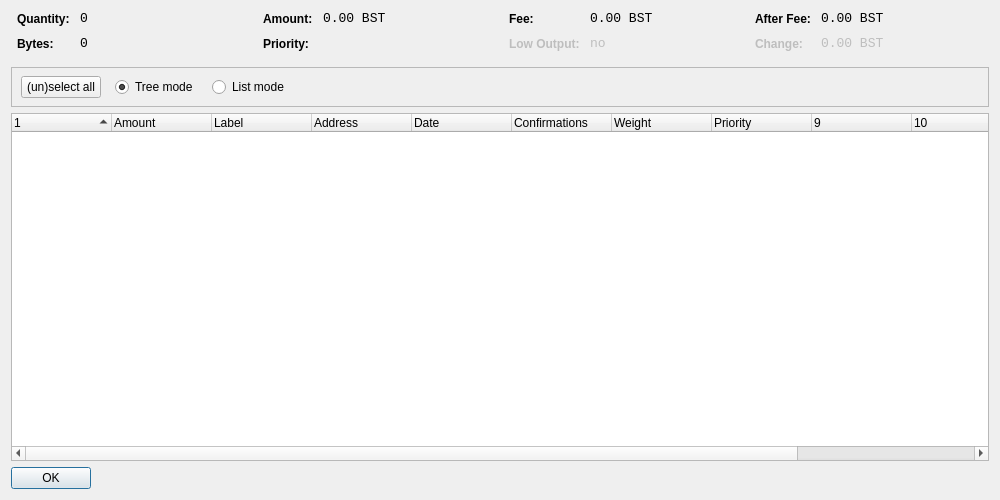
<?xml version="1.0" encoding="UTF-8"?>
<ui version="4.0">
 <class>CoinControlDialog</class>
 <widget class="QWidget" name="CoinControlDialog">
  <property name="geometry">
   <rect>
    <x>0</x>
    <y>0</y>
    <width>1000</width>
    <height>500</height>
   </rect>
  </property>
  <property name="windowTitle">
   <string>Coin Control</string>
  </property>
  <layout class="QVBoxLayout" name="verticalLayout">
   <item>
    <layout class="QHBoxLayout" name="horizontalLayoutTop" stretch="0,0,0,0">
     <property name="topMargin">
      <number>0</number>
     </property>
     <property name="bottomMargin">
      <number>10</number>
     </property>
     <item>
      <layout class="QFormLayout" name="formLayoutCoinControl1">
       <property name="horizontalSpacing">
        <number>10</number>
       </property>
       <property name="verticalSpacing">
        <number>10</number>
       </property>
       <property name="leftMargin">
        <number>6</number>
       </property>
       <property name="rightMargin">
        <number>6</number>
       </property>
       <item row="0" column="0">
        <widget class="QLabel" name="labelCoinControlQuantityText">
         <property name="styleSheet">
          <string notr="true">font-weight:bold;</string>
         </property>
         <property name="text">
          <string>Quantity:</string>
         </property>
        </widget>
       </item>
       <item row="0" column="1">
        <widget class="QLabel" name="labelCoinControlQuantity">
         <property name="font">
          <font>
           <family>Monospace</family>
           <pointsize>10</pointsize>
          </font>
         </property>
         <property name="cursor">
          <cursorShape>IBeamCursor</cursorShape>
         </property>
         <property name="contextMenuPolicy">
          <enum>Qt::ActionsContextMenu</enum>
         </property>
         <property name="text">
          <string notr="true">0</string>
         </property>
         <property name="textInteractionFlags">
          <set>Qt::LinksAccessibleByMouse|Qt::TextSelectableByKeyboard|Qt::TextSelectableByMouse</set>
         </property>
        </widget>
       </item>
       <item row="1" column="0">
        <widget class="QLabel" name="labelCoinControlBytesText">
         <property name="styleSheet">
          <string notr="true">font-weight:bold;</string>
         </property>
         <property name="text">
          <string>Bytes:</string>
         </property>
        </widget>
       </item>
       <item row="1" column="1">
        <widget class="QLabel" name="labelCoinControlBytes">
         <property name="font">
          <font>
           <family>Monospace</family>
           <pointsize>10</pointsize>
          </font>
         </property>
         <property name="cursor">
          <cursorShape>IBeamCursor</cursorShape>
         </property>
         <property name="contextMenuPolicy">
          <enum>Qt::ActionsContextMenu</enum>
         </property>
         <property name="text">
          <string notr="true">0</string>
         </property>
         <property name="textInteractionFlags">
          <set>Qt::LinksAccessibleByMouse|Qt::TextSelectableByKeyboard|Qt::TextSelectableByMouse</set>
         </property>
        </widget>
       </item>
      </layout>
     </item>
     <item>
      <layout class="QFormLayout" name="formLayoutCoinControl2">
       <property name="horizontalSpacing">
        <number>10</number>
       </property>
       <property name="verticalSpacing">
        <number>10</number>
       </property>
       <property name="leftMargin">
        <number>6</number>
       </property>
       <property name="rightMargin">
        <number>6</number>
       </property>
       <item row="0" column="0">
        <widget class="QLabel" name="labelCoinControlAmountText">
         <property name="styleSheet">
          <string notr="true">font-weight:bold;</string>
         </property>
         <property name="text">
          <string>Amount:</string>
         </property>
        </widget>
       </item>
       <item row="0" column="1">
        <widget class="QLabel" name="labelCoinControlAmount">
         <property name="font">
          <font>
           <family>Monospace</family>
           <pointsize>10</pointsize>
          </font>
         </property>
         <property name="cursor">
          <cursorShape>IBeamCursor</cursorShape>
         </property>
         <property name="contextMenuPolicy">
          <enum>Qt::ActionsContextMenu</enum>
         </property>
         <property name="text">
          <string notr="true">0.00 BST</string>
         </property>
         <property name="textInteractionFlags">
          <set>Qt::LinksAccessibleByMouse|Qt::TextSelectableByKeyboard|Qt::TextSelectableByMouse</set>
         </property>
        </widget>
       </item>
       <item row="1" column="0">
        <widget class="QLabel" name="labelCoinControlPriorityText">
         <property name="styleSheet">
          <string notr="true">font-weight:bold;</string>
         </property>
         <property name="text">
          <string>Priority:</string>
         </property>
        </widget>
       </item>
       <item row="1" column="1">
        <widget class="QLabel" name="labelCoinControlPriority">
         <property name="font">
          <font>
           <family>Monospace</family>
           <pointsize>10</pointsize>
          </font>
         </property>
         <property name="cursor">
          <cursorShape>IBeamCursor</cursorShape>
         </property>
         <property name="contextMenuPolicy">
          <enum>Qt::ActionsContextMenu</enum>
         </property>
         <property name="text">
          <string/>
         </property>
         <property name="textInteractionFlags">
          <set>Qt::LinksAccessibleByMouse|Qt::TextSelectableByKeyboard|Qt::TextSelectableByMouse</set>
         </property>
        </widget>
       </item>
      </layout>
     </item>
     <item>
      <layout class="QFormLayout" name="formLayoutCoinControl3">
       <property name="horizontalSpacing">
        <number>10</number>
       </property>
       <property name="verticalSpacing">
        <number>10</number>
       </property>
       <property name="leftMargin">
        <number>6</number>
       </property>
       <property name="rightMargin">
        <number>6</number>
       </property>
       <item row="0" column="0">
        <widget class="QLabel" name="labelCoinControlFeeText">
         <property name="styleSheet">
          <string notr="true">font-weight:bold;</string>
         </property>
         <property name="text">
          <string>Fee:</string>
         </property>
        </widget>
       </item>
       <item row="0" column="1">
        <widget class="QLabel" name="labelCoinControlFee">
         <property name="font">
          <font>
           <family>Monospace</family>
           <pointsize>10</pointsize>
          </font>
         </property>
         <property name="cursor">
          <cursorShape>IBeamCursor</cursorShape>
         </property>
         <property name="contextMenuPolicy">
          <enum>Qt::ActionsContextMenu</enum>
         </property>
         <property name="text">
          <string notr="true">0.00 BST</string>
         </property>
         <property name="textInteractionFlags">
          <set>Qt::LinksAccessibleByMouse|Qt::TextSelectableByKeyboard|Qt::TextSelectableByMouse</set>
         </property>
        </widget>
       </item>
       <item row="1" column="0">
        <widget class="QLabel" name="labelCoinControlLowOutputText">
         <property name="enabled">
          <bool>false</bool>
         </property>
         <property name="styleSheet">
          <string notr="true">font-weight:bold;</string>
         </property>
         <property name="text">
          <string>Low Output:</string>
         </property>
        </widget>
       </item>
       <item row="1" column="1">
        <widget class="QLabel" name="labelCoinControlLowOutput">
         <property name="enabled">
          <bool>false</bool>
         </property>
         <property name="font">
          <font>
           <family>Monospace</family>
           <pointsize>10</pointsize>
          </font>
         </property>
         <property name="cursor">
          <cursorShape>IBeamCursor</cursorShape>
         </property>
         <property name="contextMenuPolicy">
          <enum>Qt::ActionsContextMenu</enum>
         </property>
         <property name="text">
          <string>no</string>
         </property>
         <property name="textInteractionFlags">
          <set>Qt::LinksAccessibleByMouse|Qt::TextSelectableByKeyboard|Qt::TextSelectableByMouse</set>
         </property>
        </widget>
       </item>
      </layout>
     </item>
     <item>
      <layout class="QFormLayout" name="formLayoutCoinControl4">
       <property name="horizontalSpacing">
        <number>10</number>
       </property>
       <property name="verticalSpacing">
        <number>10</number>
       </property>
       <property name="leftMargin">
        <number>6</number>
       </property>
       <property name="rightMargin">
        <number>6</number>
       </property>
       <item row="0" column="0">
        <widget class="QLabel" name="labelCoinControlAfterFeeText">
         <property name="styleSheet">
          <string notr="true">font-weight:bold;</string>
         </property>
         <property name="text">
          <string>After Fee:</string>
         </property>
        </widget>
       </item>
       <item row="0" column="1">
        <widget class="QLabel" name="labelCoinControlAfterFee">
         <property name="font">
          <font>
           <family>Monospace</family>
           <pointsize>10</pointsize>
          </font>
         </property>
         <property name="cursor">
          <cursorShape>IBeamCursor</cursorShape>
         </property>
         <property name="contextMenuPolicy">
          <enum>Qt::ActionsContextMenu</enum>
         </property>
         <property name="text">
          <string notr="true">0.00 BST</string>
         </property>
         <property name="textInteractionFlags">
          <set>Qt::LinksAccessibleByMouse|Qt::TextSelectableByKeyboard|Qt::TextSelectableByMouse</set>
         </property>
        </widget>
       </item>
       <item row="1" column="0">
        <widget class="QLabel" name="labelCoinControlChangeText">
         <property name="enabled">
          <bool>false</bool>
         </property>
         <property name="styleSheet">
          <string notr="true">font-weight:bold;</string>
         </property>
         <property name="text">
          <string>Change:</string>
         </property>
        </widget>
       </item>
       <item row="1" column="1">
        <widget class="QLabel" name="labelCoinControlChange">
         <property name="enabled">
          <bool>false</bool>
         </property>
         <property name="font">
          <font>
           <family>Monospace</family>
           <pointsize>10</pointsize>
          </font>
         </property>
         <property name="cursor">
          <cursorShape>IBeamCursor</cursorShape>
         </property>
         <property name="contextMenuPolicy">
          <enum>Qt::ActionsContextMenu</enum>
         </property>
         <property name="text">
          <string notr="true">0.00 BST</string>
         </property>
         <property name="textInteractionFlags">
          <set>Qt::LinksAccessibleByMouse|Qt::TextSelectableByKeyboard|Qt::TextSelectableByMouse</set>
         </property>
        </widget>
       </item>
      </layout>
     </item>
    </layout>
   </item>
   <item>
    <widget class="QFrame" name="frame">
     <property name="minimumSize">
      <size>
       <width>0</width>
       <height>40</height>
      </size>
     </property>
     <property name="frameShape">
      <enum>QFrame::StyledPanel</enum>
     </property>
     <property name="frameShadow">
      <enum>QFrame::Sunken</enum>
     </property>
     <widget class="QWidget" name="horizontalLayoutWidget">
      <property name="geometry">
       <rect>
        <x>10</x>
        <y>0</y>
        <width>781</width>
        <height>41</height>
       </rect>
      </property>
      <layout class="QHBoxLayout" name="horizontalLayoutPanel" stretch="0,0,0,0">
       <property name="spacing">
        <number>14</number>
       </property>
       <item>
        <widget class="QPushButton" name="pushButtonSelectAll">
         <property name="sizePolicy">
          <sizepolicy hsizetype="Maximum" vsizetype="Fixed">
           <horstretch>0</horstretch>
           <verstretch>0</verstretch>
          </sizepolicy>
         </property>
         <property name="text">
          <string>(un)select all</string>
         </property>
        </widget>
       </item>
       <item>
        <widget class="QRadioButton" name="radioTreeMode">
         <property name="sizePolicy">
          <sizepolicy hsizetype="Maximum" vsizetype="Fixed">
           <horstretch>0</horstretch>
           <verstretch>0</verstretch>
          </sizepolicy>
         </property>
         <property name="text">
          <string>Tree mode</string>
         </property>
         <property name="checked">
          <bool>true</bool>
         </property>
        </widget>
       </item>
       <item>
        <widget class="QRadioButton" name="radioListMode">
         <property name="sizePolicy">
          <sizepolicy hsizetype="Maximum" vsizetype="Fixed">
           <horstretch>0</horstretch>
           <verstretch>0</verstretch>
          </sizepolicy>
         </property>
         <property name="text">
          <string>List mode</string>
         </property>
        </widget>
       </item>
       <item>
        <spacer name="horizontalSpacer">
         <property name="orientation">
          <enum>Qt::Horizontal</enum>
         </property>
         <property name="sizeHint" stdset="0">
          <size>
           <width>40</width>
           <height>20</height>
          </size>
         </property>
        </spacer>
       </item>
      </layout>
     </widget>
    </widget>
   </item>
   <item>
    <widget class="CoinControlTreeWidget" name="treeWidget">
     <property name="contextMenuPolicy">
      <enum>Qt::CustomContextMenu</enum>
     </property>
     <property name="sortingEnabled">
      <bool>false</bool>
     </property>
     <property name="columnCount">
      <number>12</number>
     </property>
     <attribute name="headerShowSortIndicator" stdset="0">
      <bool>true</bool>
     </attribute>
     <attribute name="headerStretchLastSection">
      <bool>false</bool>
     </attribute>
     <column>
      <property name="text">
       <string/>
      </property>
     </column>
     <column>
      <property name="text">
       <string>Amount</string>
      </property>
     </column>
     <column>
      <property name="text">
       <string>Label</string>
      </property>
     </column>
     <column>
      <property name="text">
       <string>Address</string>
      </property>
     </column>
     <column>
      <property name="text">
       <string>Date</string>
      </property>
     </column>
     <column>
      <property name="text">
       <string>Confirmations</string>
      </property>
      <property name="toolTip">
       <string>Confirmed</string>
      </property>
     </column>
     <column>
      <property name="text">
       <string>Weight</string>
      </property>
     </column>
     <column>
      <property name="text">
       <string>Priority</string>
      </property>
     </column>
     <column>
      <property name="text">
       <string/>
      </property>
     </column>
     <column>
      <property name="text">
       <string/>
      </property>
     </column>
     <column>
      <property name="text">
       <string/>
      </property>
     </column>
     <column>
      <property name="text">
       <string/>
      </property>
     </column>
    </widget>
   </item>
   <item>
    <widget class="QDialogButtonBox" name="buttonBox">
     <property name="sizePolicy">
      <sizepolicy hsizetype="Maximum" vsizetype="Fixed">
       <horstretch>0</horstretch>
       <verstretch>0</verstretch>
      </sizepolicy>
     </property>
     <property name="orientation">
      <enum>Qt::Horizontal</enum>
     </property>
     <property name="standardButtons">
      <set>QDialogButtonBox::Ok</set>
     </property>
    </widget>
   </item>
  </layout>
 </widget>
 <customwidgets>
  <customwidget>
   <class>CoinControlTreeWidget</class>
   <extends>QTreeWidget</extends>
   <header>coincontroltreewidget.h</header>
  </customwidget>
 </customwidgets>
 <resources/>
 <connections/>
</ui>
